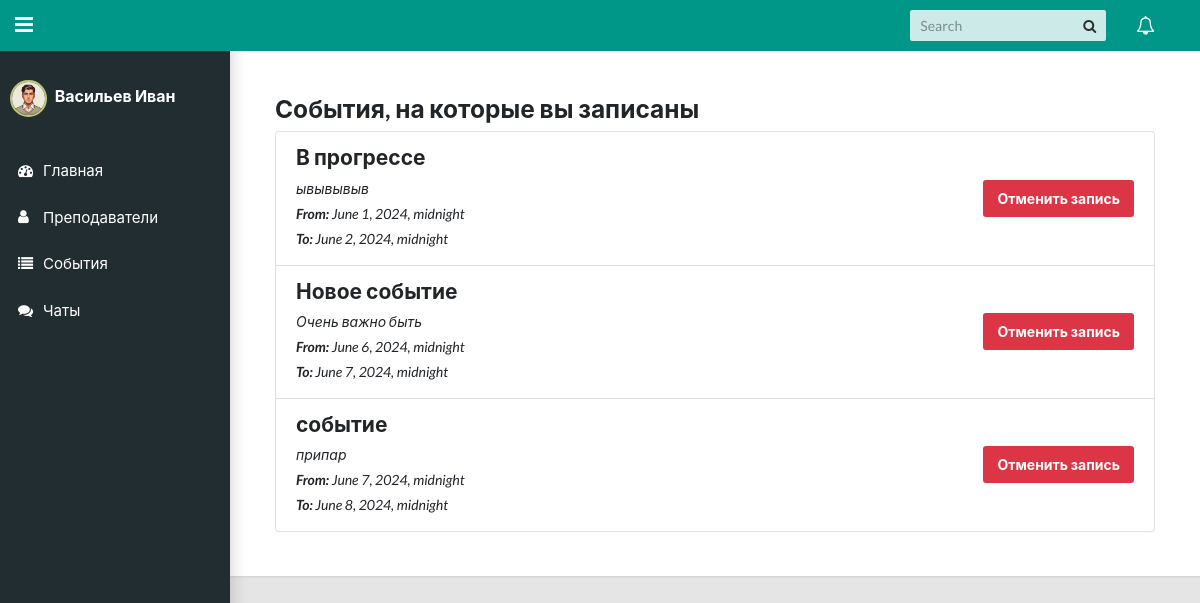
Screenshot of /student/my-events/ (signed in) with the database file from the repository.
### accounts/models/user.py (models this page shows, shortened)
class User(AbstractBaseUser, PermissionsMixin):
    email = models.EmailField(
        _("Email Address"),
        max_length=255,
        unique=True,
        help_text="Ex: example@example.com",
    )
    is_staff = models.BooleanField(_("Staff status"), default=False)
    is_active = models.BooleanField(_("Active"), default=True)
    date_joined = models.DateTimeField(_("Date Joined"), auto_now_add=True)
    last_updated = models.DateTimeField(_("Last Updated"), auto_now=True)
    image = models.ImageField(
        "Изображение", upload_to='teacher/teacher/%Y/%m/%d', default='default.jpg')
    description = models.TextField("Описание", blank=True)
    first_name = models.CharField(_("First name"), max_length=30, blank=True)
    last_name = models.CharField(_("Last name"), max_length=30, blank=True)
    department = models.CharField(_("Department"), max_length=100, blank=True)
    objects = UserManager()
    USERNAME_FIELD = "email"

### calendarapp/models/event_member.py (models this page shows, shortened)
class EventMember(EventAbstract):
    event = models.ForeignKey(Event, on_delete=models.CASCADE, related_name="events")
    user = models.ForeignKey(
        User, on_delete=models.CASCADE, related_name="event_members"
    )
    class Meta:
        unique_together = ["event", "user"]

### calendarapp/models/event.py (models this page shows, shortened)
class Event(EventAbstract):
    user = models.ForeignKey(User, on_delete=models.CASCADE, related_name="events")
    title = models.CharField(max_length=200)
    description = models.TextField()
    start_time = models.DateTimeField()
    end_time = models.DateTimeField()
    objects = EventManager()

### student/views.py (the view)
# urls.py: path('my-events/', user_events, name='user_events'),
@login_required
def user_events(request):
    user = request.user
    events = EventMember.objects.filter(user=user).select_related('event')
    context = {
        'events': events,
    }
    return render(request, 'studentapp/user_events.html', context)

### templates/studentapp/user_events.html (shortened to what this page needs)
{% extends 'studentapp/base/base.html' %}
{% load static %}
{% block breadcrumb %}
<div class="container py-4">
    <div class="row">
        <div class="col-md-12">
            <h3>События, на которые вы записаны</h3>
            <ul class="list-group">
                {% for event_member in events %}
                <li class="list-group-item d-flex justify-content-between align-items-center">
                    <div>
                        <h4 class="mb-2">{{ event_member.event.title }}</h4>
                        <p class="mb-1">{{ event_member.event.description }}</p>
                        <p class="mb-1"><strong>From:</strong> {{ event_member.event.start_time }}</p>
                        <p class="mb-1"><strong>To:</strong> {{ event_member.event.end_time }}</p>
                    </div>
                    <a href="{% url 'student:cancel_event_signup' event_member.event.id %}" class="btn btn-danger">Отменить запись</a>
                </li>
                {% empty %}
                <li class="list-group-item">Нет текущих событий.</li>
                {% endfor %}
            </ul>
        </div>
    </div>
</div>
{% endblock breadcrumb %}

### templates/studentapp/base/base.html (shortened to what this page needs)
<!DOCTYPE html>
<html lang="en">
    {% load static %}
    <head>
        <link rel="stylesheet" type="text/css" href="{% static 'css/main.css' %}" />
        <link rel="stylesheet" type="text/css" href="{% static 'css/sidebar-style.css' %}" />
        <link rel="stylesheet" type="text/css" href="https://maxcdn.bootstrapcdn.com/font-awesome/4.7.0/css/font-awesome.min.css" />
    </head>
    <body class="app sidebar-mini">
        <header class="app-header">
            <a class="app-sidebar__toggle" href="#" data-toggle="sidebar" aria-label="Hide Sidebar"></a>
            <ul class="app-nav">
                <li class="app-search">
                    <input class="app-search__input" type="search" placeholder="Search" />
                    <button class="app-search__button"><i class="fa fa-search"></i></button>
                </li>
                <li class="dropdown">
                    <a class="app-nav__item" href="#" data-toggle="dropdown" aria-label="Show notifications"><i class="fa fa-bell-o fa-lg"></i></a>
                </li>
            </ul>
        </header>
        <aside class="app-sidebar">
            <div class="app-sidebar__user">
                <a class="app-sidebar__item" href="#" data-toggle="dropdown">
                    <img src="{{ user.image.url }}" alt="{{ user.first_name }} {{ user.last_name }}" class="user-image">
                    <span class="app-menu__label user-name">{{ user.first_name }} {{ user.last_name }}</span>
                </a>
            </div>
            <ul class="app-menu">
                <li>
                    <a class="app-menu__item" href="{% url 'student:student-dashboard' %}"><i class="app-menu__icon fa fa-dashboard"></i><span class="app-menu__label">Главная</span></a>
                </li>
                <li>
                    <a class="app-menu__item" href="{% url 'student:staff-list' %}">
                        <i class="app-menu__icon fa fa-user"></i>
                        <span class="app-menu__label">Преподаватели</span>
                    </a>
                </li>
                <li>
                    <a class="app-menu__item" href="{% url 'student:user_events' %}"><i class="app-menu__icon fa fa-list"></i><span class="app-menu__label">События</span></a>
                </li>
                <li>
                    <a class="app-menu__item" href="{% url 'chat_list' %}"><i class="app-menu__icon fa fa-comments"></i><span class="app-menu__label">Чаты</span></a>
                </li>
            </ul>
        </aside>
        <main class="app-content">
            <div class="app-title">
                {% block breadcrumb %}
                {% endblock breadcrumb %}
            </div>
        </main>
    </body>
</html>

### static/css/sidebar-style.css (style rules this page uses)
.user-image { width: 37px; height: 37px; border-radius: 50%; margin-right: 5px; border: 2px solid #bfc774; }
.user-name { font-weight: bold; color: rgb(255, 255, 255); font-size: 16px; }

### rows the page displays
User: image (picture), first_name "Васильев", last_name "Иван"
EventMember: event "В прогрессе", event.description "ывывывыв", event.start_time "June 1, 2024, midnight", event.end_time "June 2, 2024, midnight"
EventMember: event "Новое событие", event.description "Очень важно быть", event.start_time "June 6, 2024, midnight", event.end_time "June 7, 2024, midnight"
EventMember: event "событие", event.description "припар", event.start_time "June 7, 2024, midnight", event.end_time "June 8, 2024, midnight"
